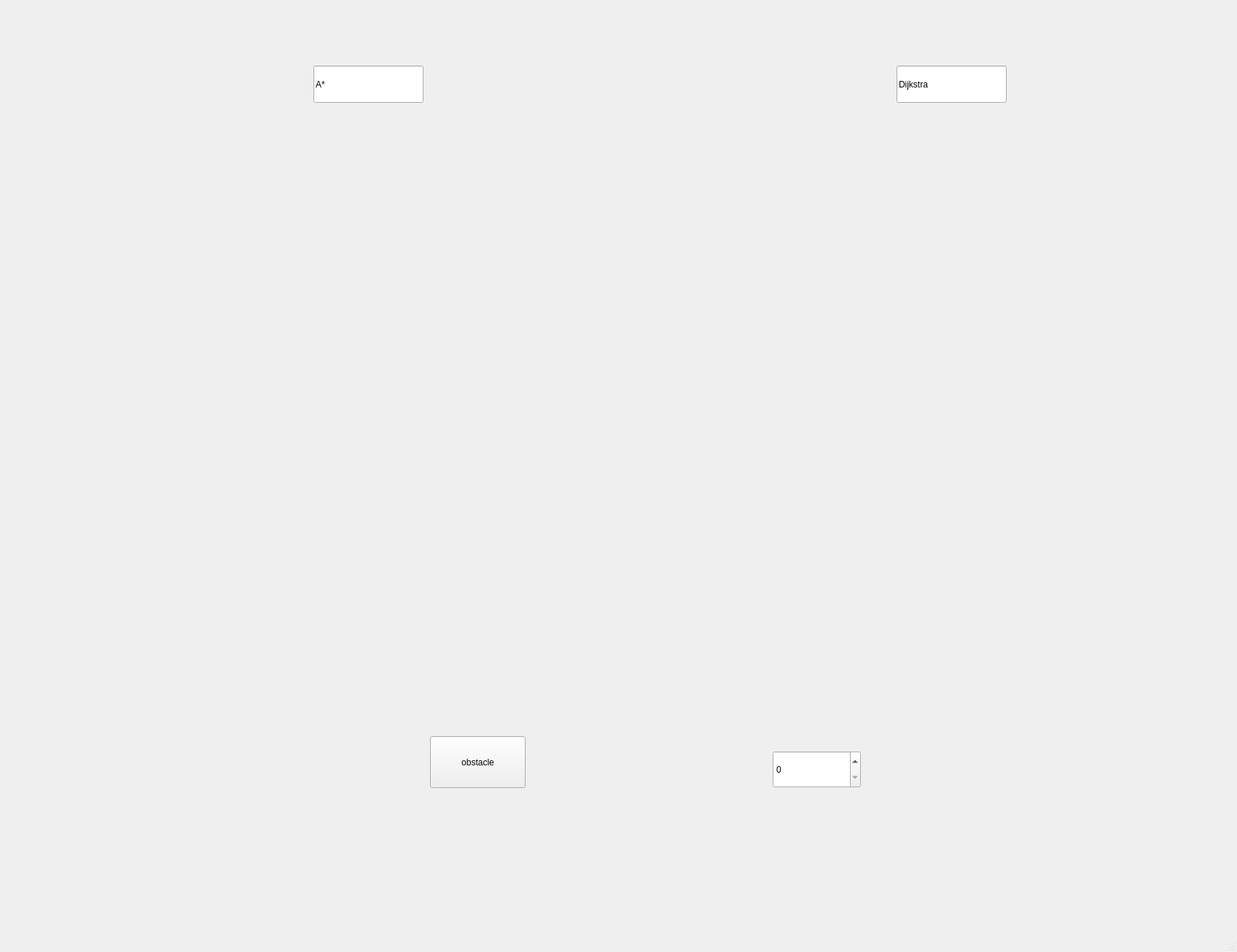
<?xml version="1.0" encoding="UTF-8"?>
<ui version="4.0">
 <class>MainWindow</class>
 <widget class="QMainWindow" name="MainWindow">
  <property name="geometry">
   <rect>
    <x>0</x>
    <y>0</y>
    <width>1697</width>
    <height>1306</height>
   </rect>
  </property>
  <property name="windowTitle">
   <string>MainWindow</string>
  </property>
  <widget class="QWidget" name="centralwidget">
   <widget class="QLineEdit" name="lineEdit_2">
    <property name="geometry">
     <rect>
      <x>430</x>
      <y>90</y>
      <width>151</width>
      <height>51</height>
     </rect>
    </property>
    <property name="text">
     <string>A*</string>
    </property>
   </widget>
   <widget class="QLineEdit" name="lineEdit_3">
    <property name="geometry">
     <rect>
      <x>1230</x>
      <y>90</y>
      <width>151</width>
      <height>51</height>
     </rect>
    </property>
    <property name="text">
     <string>Dijkstra</string>
    </property>
   </widget>
   <widget class="QPushButton" name="obstacle_button">
    <property name="geometry">
     <rect>
      <x>590</x>
      <y>1010</y>
      <width>131</width>
      <height>71</height>
     </rect>
    </property>
    <property name="text">
     <string>obstacle</string>
    </property>
   </widget>
   <widget class="QWidget" name="widget" native="true">
    <property name="geometry">
     <rect>
      <x>140</x>
      <y>240</y>
      <width>671</width>
      <height>501</height>
     </rect>
    </property>
   </widget>
   <widget class="QWidget" name="widget_2" native="true">
    <property name="geometry">
     <rect>
      <x>860</x>
      <y>240</y>
      <width>741</width>
      <height>501</height>
     </rect>
    </property>
   </widget>
   <widget class="QSpinBox" name="spinBox">
    <property name="geometry">
     <rect>
      <x>1060</x>
      <y>1030</y>
      <width>121</width>
      <height>51</height>
     </rect>
    </property>
   </widget>
  </widget>
  <widget class="QMenuBar" name="menubar">
   <property name="geometry">
    <rect>
     <x>0</x>
     <y>0</y>
     <width>1697</width>
     <height>22</height>
    </rect>
   </property>
  </widget>
  <widget class="QStatusBar" name="statusbar"/>
 </widget>
 <resources/>
 <connections/>
</ui>
